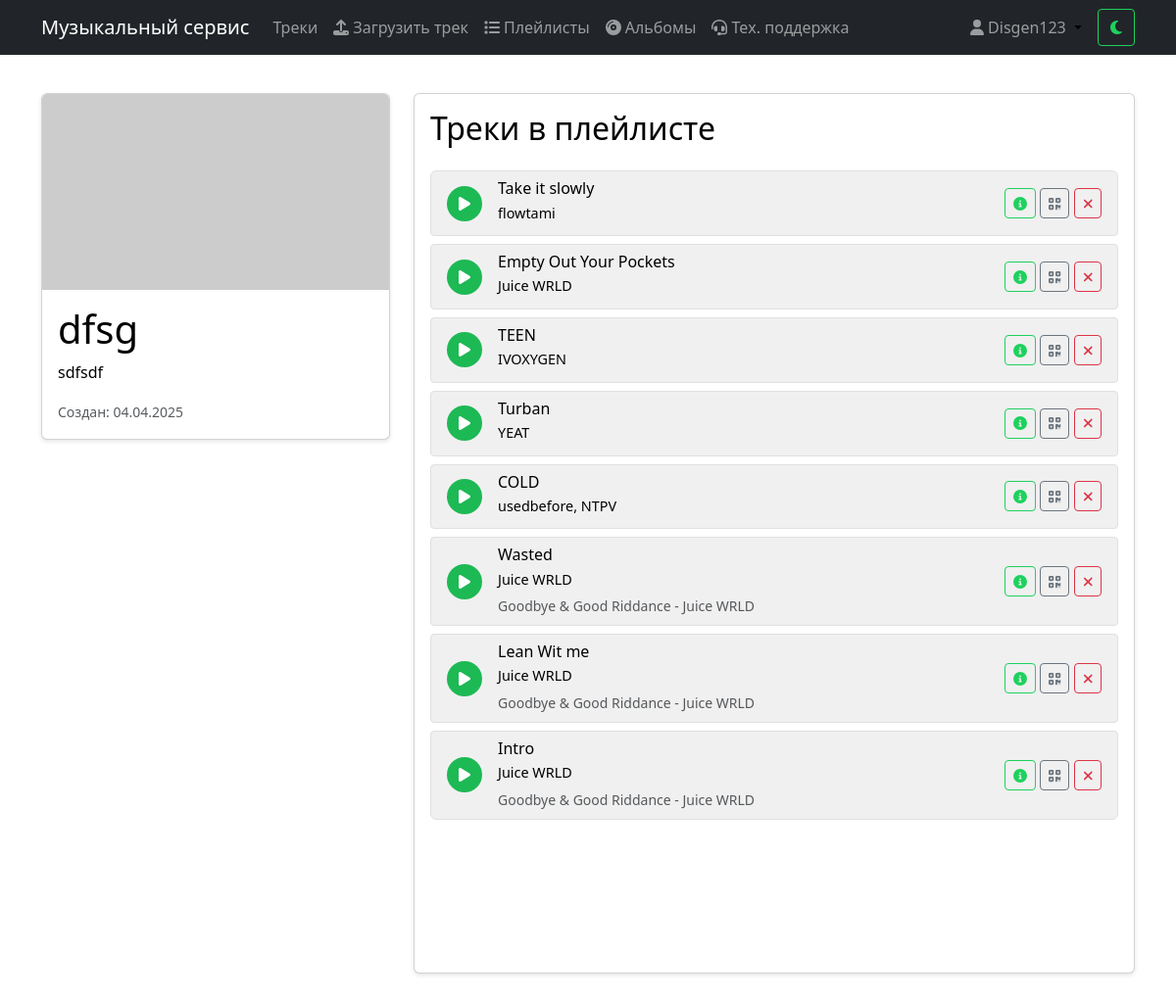
The page /playlists/4/ (signed in) on the database as committed earlier.
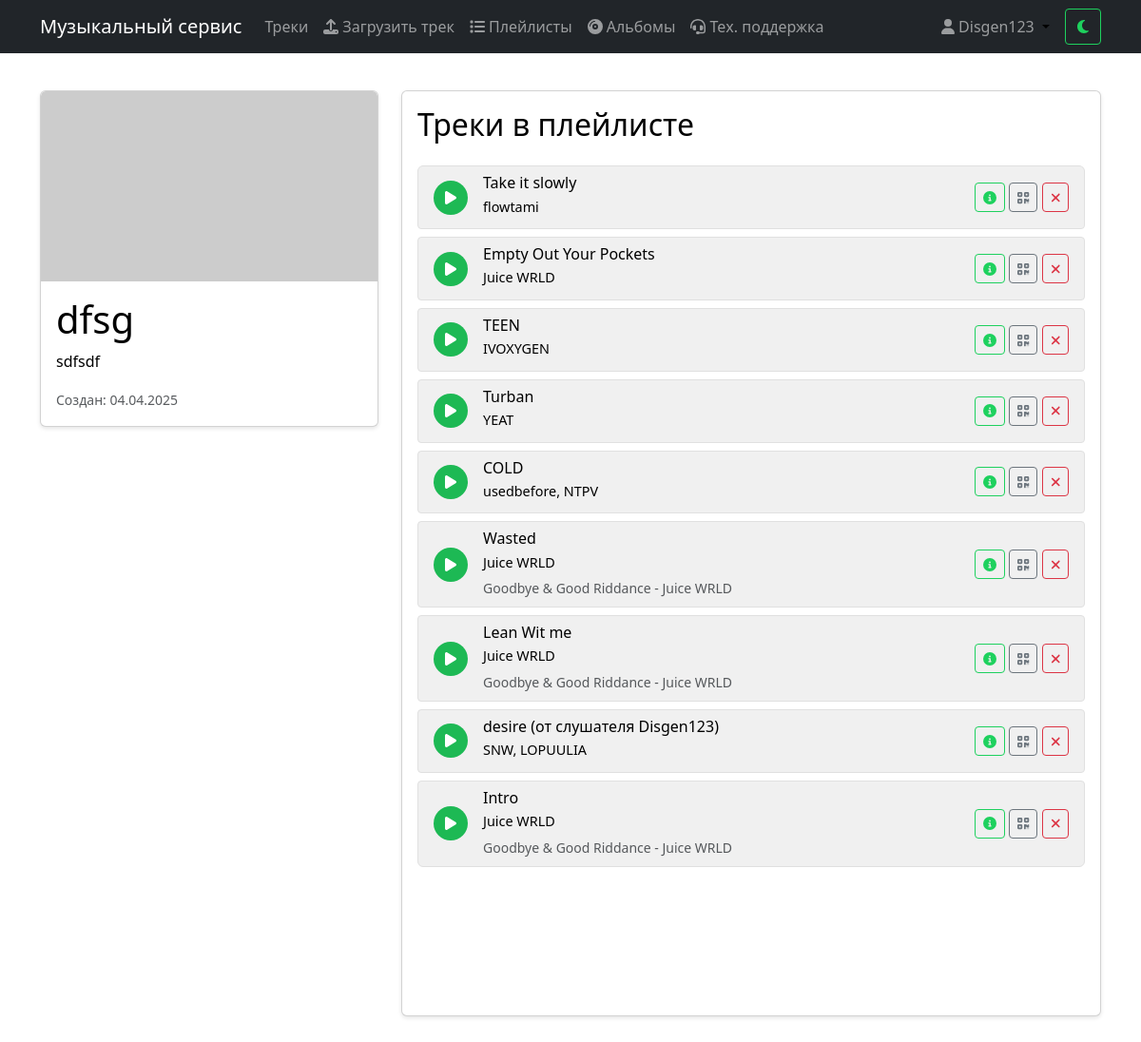
The same page on the database as committed later.
### music/models.py (models this page shows, shortened)
class PlaylistTrack(models.Model):
    playlist = models.ForeignKey(Playlist, on_delete=models.CASCADE, verbose_name='Плейлист')
    track = models.ForeignKey(Track, on_delete=models.CASCADE, verbose_name='Трек')
    position = models.PositiveIntegerField(default=0)
    added_at = models.DateTimeField(auto_now_add=True, verbose_name='Дата добавления')
    class Meta:
        verbose_name = 'Трек в плейлисте'
        verbose_name_plural = 'Треки в плейлистах'
        ordering = ['position']
        unique_together = ['playlist', 'track']

class Track(models.Model):
    title = models.CharField(max_length=200, verbose_name='Название')
    artist = models.CharField(max_length=200, verbose_name='Исполнитель')
    album = models.ForeignKey(Album, on_delete=models.CASCADE, related_name='tracks', null=True, blank=True, verbose_name='Альбом')
    track_number = models.PositiveIntegerField(null=True, blank=True, verbose_name='Номер трека')
    audio_file = models.FileField(upload_to='tracks/', validators=[validate_audio_file], null=True, blank=True, verbose_name='Аудио файл')
    cover = models.ImageField(upload_to='covers/', null=True, blank=True, verbose_name='Обложка')
    duration = models.DurationField(null=True, blank=True, verbose_name='Длительность')
    play_count = models.PositiveIntegerField(default=0, verbose_name='Количество прослушиваний')
    user = models.ForeignKey(User, on_delete=models.CASCADE, null=True, blank=True, verbose_name='Пользователь')
    created_at = models.DateTimeField(auto_now_add=True, verbose_name='Дата создания')
    is_approved = models.BooleanField(default=False, verbose_name='Одобрен')
    moderation_comment = models.TextField(null=True, blank=True, verbose_name='Комментарий модератора')
    is_explicit = models.BooleanField(default=False, verbose_name='Есть цензура')
    class Meta:
        verbose_name = 'Трек'
        verbose_name_plural = 'Треки'
        ordering = ['album', 'track_number', '-created_at']

class Album(models.Model):
    title = models.CharField(max_length=200, verbose_name='Название')
    artist = models.CharField(max_length=200, verbose_name='Исполнитель')
    cover = models.ImageField(upload_to='album_covers/', null=True, blank=True, verbose_name='Обложка')
    release_date = models.DateField(verbose_name='Дата выпуска')
    description = models.TextField(blank=True, verbose_name='Описание')
    user = models.ForeignKey(User, on_delete=models.CASCADE, verbose_name='Пользователь')
    created_at = models.DateTimeField(auto_now_add=True, verbose_name='Дата создания')
    class Meta:
        verbose_name = 'Альбом'
        verbose_name_plural = 'Альбомы'
        ordering = ['-created_at']
    def __str__(self):
        return f'{self.title} - {self.artist}'

### music/views.py (the view)
# urls.py: path('playlists/<int:pk>/', views.playlist_detail, name='playlist_detail'),
@login_required
def playlist_detail(request, pk):
    playlist = get_object_or_404(Playlist, pk=pk, user=request.user)
    return render(request, 'music/playlist_detail.html', {'playlist': playlist})

### music/context_processors.py (called while the page is built)
def pending_tracks_count(request):
    if request.user.is_authenticated and request.user.is_superuser:
        return {'pending_tracks_count': Track.objects.filter(is_approved=False).count()}
    return {'pending_tracks_count': 0}

def support_tickets_count(request):
    if request.user.is_authenticated and request.user.is_superuser:
        unread_count = SupportMessage.objects.filter(
            ticket__status__in=['open', 'in_progress'],
            is_read=False
        ).exclude(user=request.user).count()
    else:
        unread_count = 0
    return {'unread_tickets_count': unread_count}

### templates/music/playlist_detail.html (shortened to what the changed rows need)
{% extends 'base.html' %}
{% load crispy_forms_tags %}
{% load static %}
{% load music_filters %}
{% block content %}
<div class="row">
    <div class="col-md-4">
        <div class="card">
            <div class="card-body">
                <h1 class="card-title">{{ playlist.name }}</h1>
            </div>
        </div>
    </div>
    <div class="col-md-8">
        <div class="card">
            <div class="card-body">
                <h2 class="card-title mb-4">Треки в плейлисте</h2>
                {% if playlist.playlisttrack_set.all %}
                <div class="list-group tracks-container">
                    {% for playlist_track in playlist.playlisttrack_set.all %}
                    <div class="list-group-item track-item"
                         data-track-id="{{ playlist_track.track.pk }}"
                         data-audio-url="{{ playlist_track.track.audio_file.url }}"
                         data-title="{{ playlist_track.track.title }}"
                         data-artist="{{ playlist_track.track.artist }}"
                         data-cover="{% if playlist_track.track.cover %}{{ playlist_track.track.cover.url }}{% else %}https://via.placeholder.com/50{% endif %}">
                        <div class="d-flex justify-content-between align-items-center">
                            <div class="d-flex align-items-center">
                                <div class="play-button me-3" onclick="playTrack('{{ playlist_track.track.audio_file.url }}', '{{ playlist_track.track.title }}', '{{ playlist_track.track.artist }}', '{% if playlist_track.track.cover %}{{ playlist_track.track.cover.url }}{% else %}https://via.placeholder.com/50{% endif %}', {{ playlist_track.track.pk }})">
                                    <i class="fas fa-play"></i>
                                </div>
                                <div>
                                    <h5 class="mb-1">{{ playlist_track.track.title }}</h5>
                                    <p class="mb-1">{{ playlist_track.track.artist }}</p>
                                    {% if playlist_track.track.album %}
                                    <small class="text-muted">{{ playlist_track.track.album }}</small>
                                    {% endif %}
                                </div>
                            </div>
                            <div>
                                <a href="{% url 'music:track_detail' playlist_track.track.pk %}" class="btn btn-sm btn-outline-primary">
                                    <i class="fas fa-info-circle"></i>
                                </a>
                                <a href="{% url 'music:generate_qr' playlist_track.track.pk %}" class="btn btn-sm btn-outline-secondary">
                                    <i class="fas fa-qrcode"></i>
                                </a>
                                {% if user == playlist.user %}
                                <button class="btn btn-sm btn-outline-danger" onclick="removeFromPlaylist({{ playlist_track.track.pk }}, {{ playlist.pk }})">
                                    <i class="fas fa-times"></i>
                                </button>
                                {% endif %}
                            </div>
                        </div>
                    </div>
                    {% endfor %}
                </div>
                {% else %}
                <div class="alert alert-info">
                    В плейлисте пока нет треков. Добавьте свой первый трек!
                </div>
                {% endif %}
            </div>
        </div>
    </div>
</div>
{% endblock %}

Rows that differ between the two databases and show on the page:
added PlaylistTrack: track "desire (от слушателя Disgen123)", track.artist "SNW, LOPUULIA"
